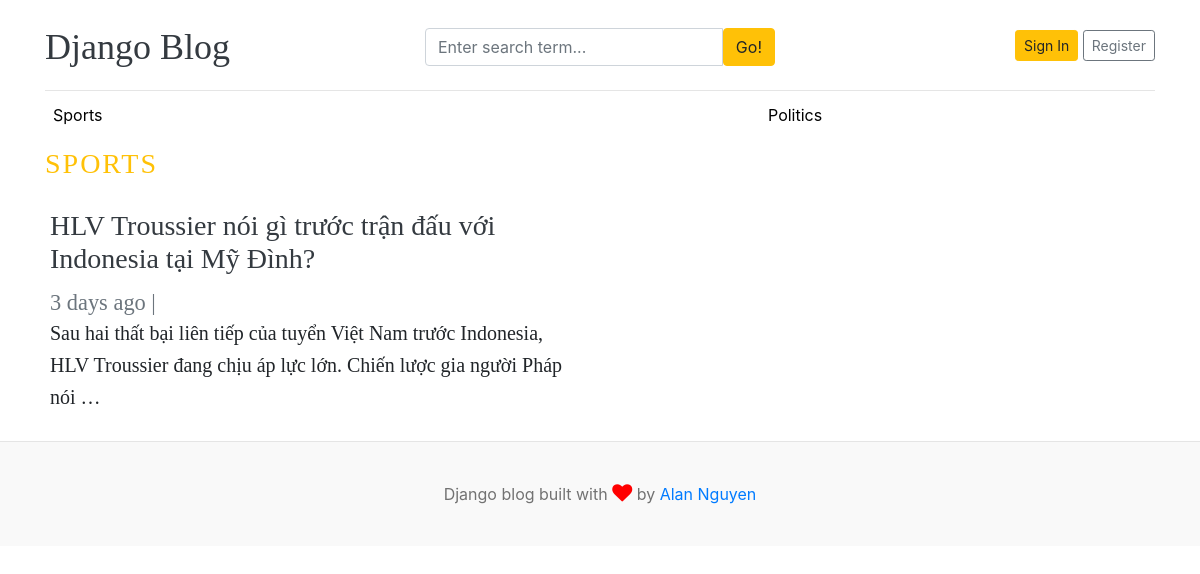
The app's page /category/1/, older data.
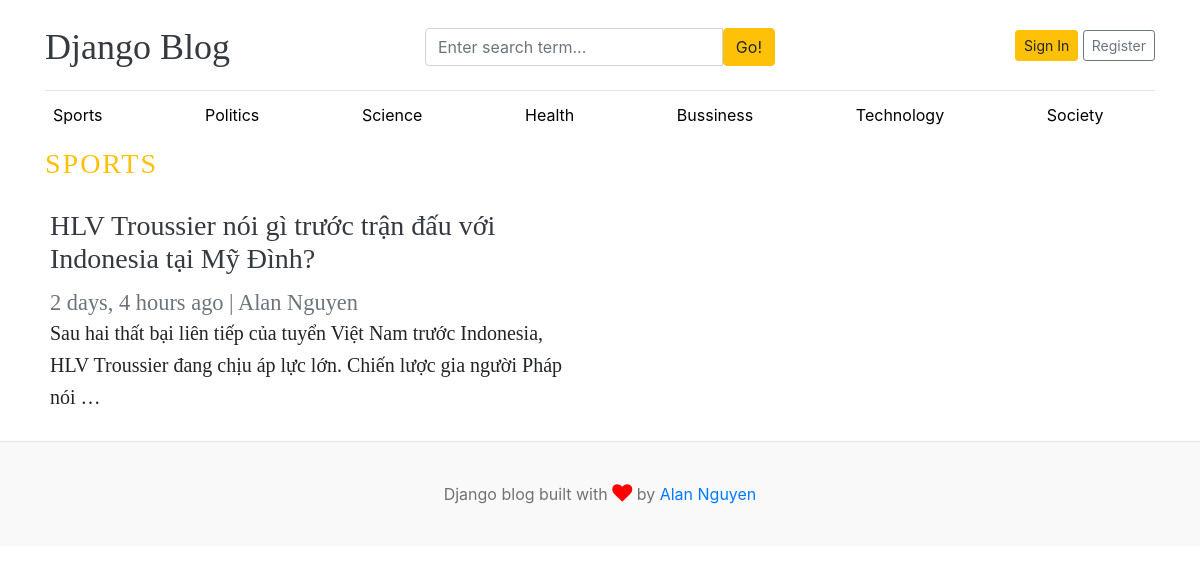
The same page, newer data.
### blogs/models.py (models this page shows, shortened)
class Category(models.Model):
    category_name = models.CharField(max_length=50, unique=True)
    created_at = models.DateTimeField(auto_now_add=True)
    updayed_at = models.DateTimeField(auto_now=True)
    class Meta:
        verbose_name_plural = 'categories'
    def __str__(self):
        return self.category_name

class Blog(models.Model):
    title = models.CharField(max_length=100)
    slug = models.SlugField(max_length=150, unique=True, blank=True)
    category = models.ForeignKey(Category, on_delete=models.CASCADE)
    author = models.ForeignKey(User, on_delete=models.CASCADE)
    featured_image = models.ImageField(upload_to='upload/%Y/%m/%d')
    short_description = models.TextField(max_length=500)
    blog_body = models.TextField(max_length=5000)
    status = models.CharField(max_length=20, choices=STATUS_CHOICES, default="Draft")
    is_featured = models.BooleanField(default=False)
    created_at = models.DateTimeField(auto_now_add=True)
    updated_at = models.DateTimeField(auto_now=True)

### blogs/views.py (the view)
# urls.py: path('<int:category_id>/', views.posts_by_category, name ='posts_by_category'),
def posts_by_category(request, category_id):
    posts = Blog.objects.filter(status='Published', category=category_id)
    try:
        category = Category.objects.get(id=category_id)
    except:
        return render(request,'404.html')
    context = {
        'posts': posts,
        'category': category,
    }
    return render(request, 'posts_by_category.html', context)

### blogs/context_processors.py (called while the page is built)
def get_categories(request):
    categories = Category.objects.all()
    return dict(categories=categories)

def get_social_links(request):
    social_links = SocialLink.objects.all()
    return dict(social_links=social_links)

### templates/posts_by_category.html (shortened to what this page needs)
{% extends 'base.html' %}
{% block content%}
<h3 class="text-uppercase text-warning" style="letter-spacing: 2px;">{{ category }}<h3>
  <div class="row mb-2">
    {% if posts %}
        {% for post in posts %}
            <div class="col-md-6 px-0">
            <div class="card border-0" >
                <div class="card-body">
                <h3><a href="{% url 'blogs' post.slug %}" style="text-decoration: none;" class="text-dark">{{post.title}}</a></h3>
                <small class="mb-1 text-muted">{{ post.updated_at | timesince }} ago | {{ post.author.first_name }} {{ post.author.last_name }}</small>
                <p class="card-text" style="font-size: 1.25rem; line-height: 1.6; font-weight:300">{{ post.short_description | truncatewords:25 }}</p>
                </div>
            </div>
            </div>
        {% endfor %}
    {% else %}
        <div class="col-md-6 px-0">
            <div class="card-body">
                <p class="lead my-3">No posts found</p>
            </div>
        </div>
    {% endif %}
  </div>
</div>
{% endblock content %}

### templates/base.html (shortened to what this page needs)
{% load static %}
<!DOCTYPE html>
<html lang="en">
<head>
    <link href="https://getbootstrap.com/docs/4.0/dist/css/bootstrap.min.css" rel="stylesheet">
    <link rel="stylesheet" href="https://cdnjs.cloudflare.com/ajax/libs/font-awesome/4.7.0/css/font-awesome.min.css">
    <link href="{% static 'css/blogs.css' %}" rel="stylesheet">
  </head>
<body>
    <div class="container">
      <header class="blog-header py-3">
        <div class="row flex-nowrap justify-content-between align-items-center">
          <div class="col-4 pt-1">
            <a class="blog-header-logo text-dark" href="/">Django Blog</a>
          </div>
          <div class="col-4 pt-1" >
            <form action="{% url 'search' %}" method="GET">
              <div class="input-group">
                <input class="form-control" type="text" name="keyword" value="{{ keyword }}" placeholder="Enter search term..." aria-label="Enter search term..." aria-describedby="button-search" />
                <button type="submit " class="btn btn-warning" id="button-search" type="button">Go!</button>
            </div>
            </form>
          </div>
          <div class="col-4 d-flex justify-content-end align-items-center">
            <a class="btn btn-sm btn-warning" href="#">Sign In</a> &nbsp;
            <a class="btn btn-sm btn-outline-secondary" href="#">Register</a>
          </div>
        </div>
      </header>
      <div class="nav-scroller py-1 mb-2">
        <nav class="nav d-flex justify-content-between">
          {% for item in categories %}
            <a class="p-2 cat-text" href="{% url 'posts_by_category' item.pk %}">{{ item.category_name }}</a>
            <br/>
          {% endfor %}
        </nav>
      </div>
{% block content %}
{% endblock content %}
    <footer class="blog-footer">
        <p>Django blog built with <i class="fa fa-heart my-heart"></i> by <a href="#">Alan Nguyen</a></p>
    </footer>
</body>
</html>

Row changes from the older to the newer data that the page shows:
added Category: category_name "Science"
added Category: category_name "Health"
added Category: category_name "Bussiness"
added Category: category_name "Technology"
added Category: category_name "Society"
changed Blog "HLV Troussier nói gì trước trận đấu với Indonesia tại Mỹ Đình?": updated_at "3 days" → "2 days, 4 hours"; author.first_name (not shown) → "Alan"; author.last_name (not shown) → "Nguyen"
